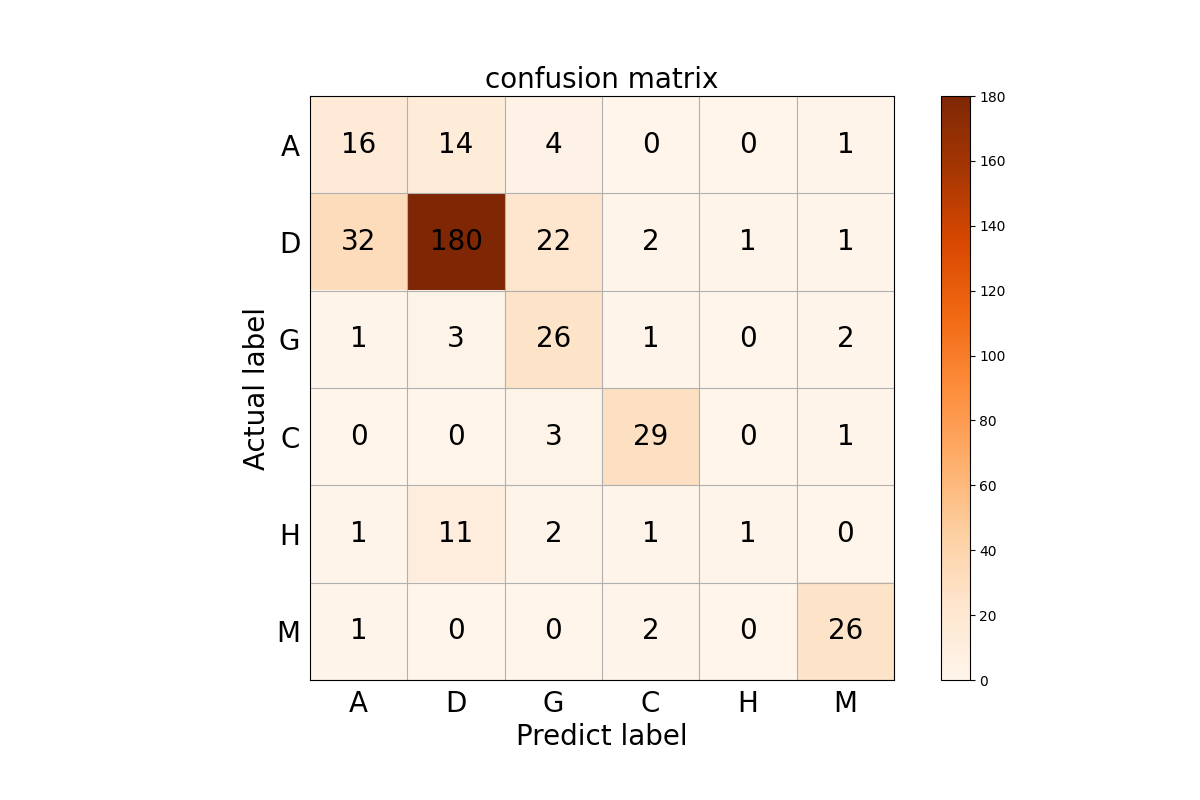
#> input picture test_model/densenet121_False/cm_matrix.png, 1200 x 800 px; its folder holds only this picture in this run
$ python -i pre_processing.py   (imports and definitions only)
#> lines starting #> are read from the running program, lines starting #| are printed output that depends on the picture
#> further down, picture is the input picture: shape (800, 1200, 3); mean B, G, R 236.1, 241.9, 248.7
import collections
import os
from matplotlib.pyplot import imshow
import numpy as np
import cv2
from torchvision.transforms.transforms import ToPILImage
from skimage import io
import glob
def corp_margin(path):
        img = cv2.imread(path,1)
        img2=img.sum(axis=2)
        (row,col)=img2.shape
        row_top=0
        raw_down=0
        col_top=0
        col_down=0
        for r in range(0,row):
                if img2.sum(axis=1)[r]>0:
                        row_top=r
                        break

        for r in range(row-1,0,-1):
                if img2.sum(axis=1)[r]>0:
                        raw_down=r
                        break

        for c in range(0,col):
                if img2.sum(axis=0)[c]>0:
                        col_top=c
                        break

        for c in range(col-1,0,-1):
                if img2.sum(axis=0)[c]>0:
                        col_down=c
                        break
        if row_top<1 or col_top<1:
            new_img=img[row_top:raw_down,col_top:col_down,0:3]
        else:
            new_img=img[row_top-1:raw_down,col_top-1:col_down,0:3]
        return new_img
def process(img):
  b,g,r = cv2.split(img)
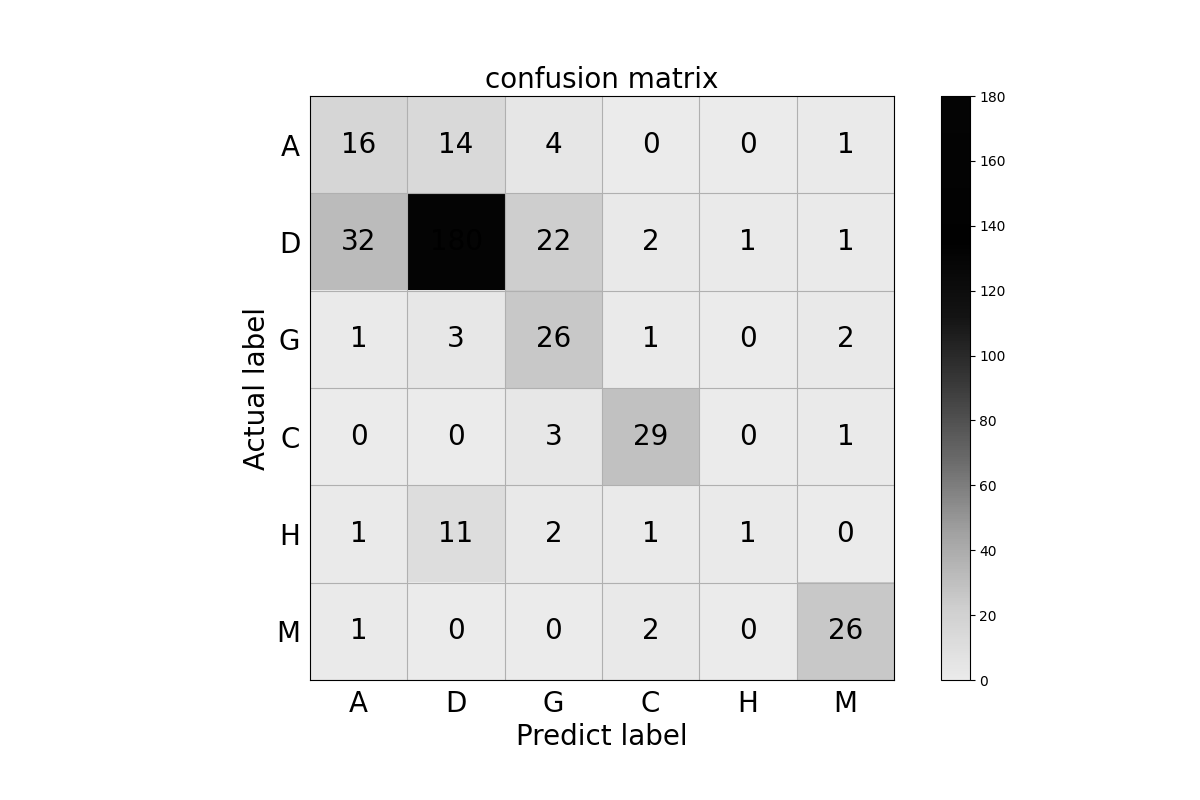
#> b: shape (800, 1200); min 0, max 255, mean 236.1
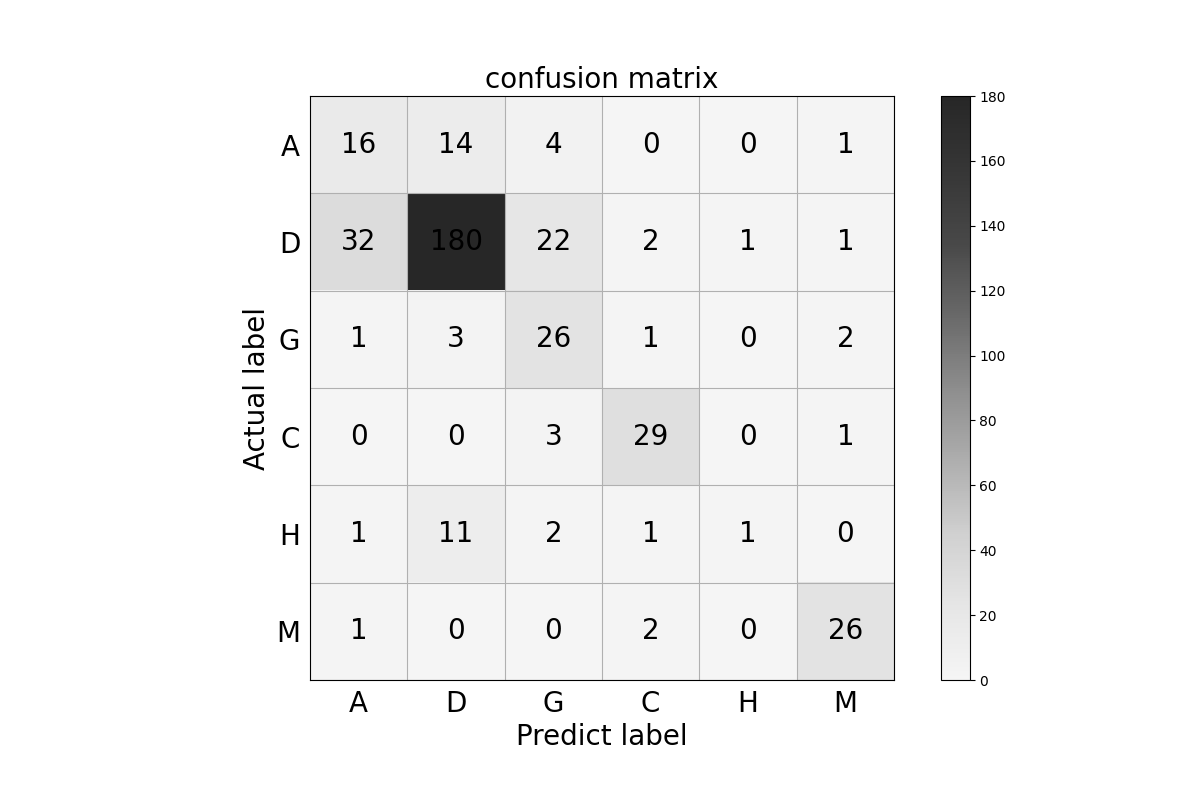
#> g: shape (800, 1200); min 0, max 255, mean 241.9
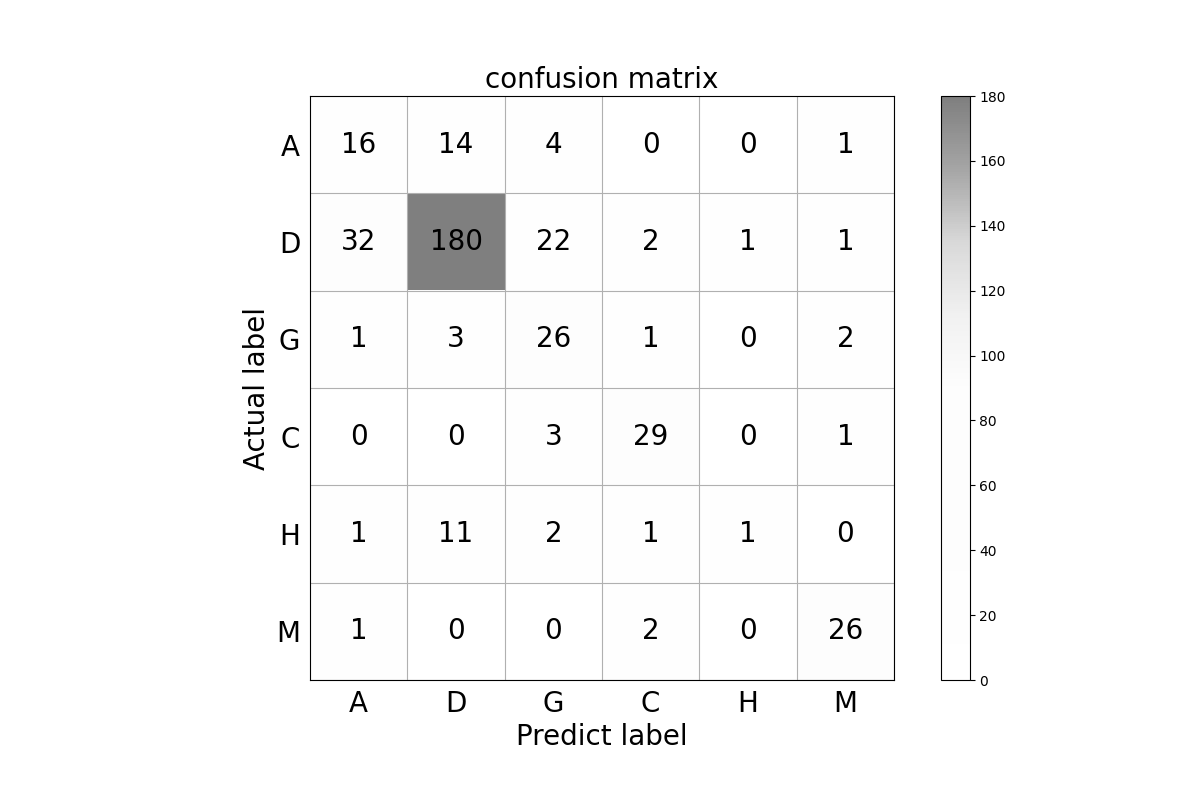
#> r: shape (800, 1200); min 0, max 255, mean 248.7
  lab = cv2.cvtColor(img, cv2.COLOR_BGR2LAB)
#> lab: shape (800, 1200, 3); mean of channels 0, 1, 2 244.1, 129.7, 131.8
  lab_planes = cv2.split(lab)
  clahe = cv2.createCLAHE(clipLimit=2.0,tileGridSize=(8,8))
#> (the run stopped early here; a loop or call above may not have finished)
